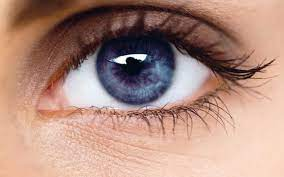
#> input picture download.jpeg, 284 x 177 px
$ jupyter execute imagetopencilsketch.ipynb
#> lines starting #> are read from the running program, lines starting #| are printed output that depends on the picture
[cell 1]
#Importing libraries
import cv2
import matplotlib.pyplot as plt
plt.style.use('seaborn')

[cell 2]
# Load the image using OpenCV
img = cv2.imread("download.jpeg")
#> img is the input picture: shape (177, 284, 3); mean B, G, R 127.9, 140.3, 175.6
# Convert BGR (OpenCV's default color format) to RGB (Matplotlib's default color format)
img = cv2.cvtColor(img,cv2.COLOR_BGR2RGB)
# Display the original image
plt.figure(figsize=(8,8))
plt.imshow(img)
plt.axis("off")
plt.title("Original Image")
plt.show()

[cell 3]
# Convert the image to grayscale
img_gray = cv2.cvtColor(img, cv2.COLOR_BGR2GRAY)
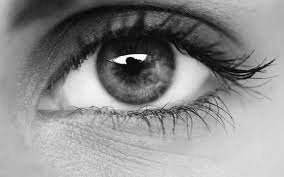
#> img_gray: shape (177, 284); min 1, max 255, mean 140.6
# Display the grayscale image
plt.figure(figsize=(8,8))
plt.imshow(img_gray,cmap="gray")
plt.axis("off")
plt.title("GrayScale Image")
plt.show()

Inverting an image helps to enhance details or preparing images for further analysis.It converts  white pixels to black and vice versa in grayscale images

[cell 4]
# Invert the grayscale image
img_invert = cv2.bitwise_not(img_gray)
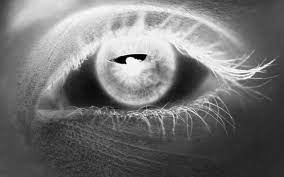
#> img_invert: shape (177, 284); min 0, max 254, mean 114.4
# Display the inverted image
plt.figure(figsize=(8,8))
plt.imshow(img_invert,cmap="gray")
plt.axis("off")
plt.title("Inverted Image")
plt.show()

Smoothing helps to remove noise and small fluctuations in intensity, resulting in a more uniform appearance and making subsequent processing steps more robust.
Gaussian blur is a versatile tool in image processing, commonly used for tasks like noise reduction, smoothing, edge detection, and feature extraction.

[cell 5]
# Apply Gaussian blur to smoothen the image
img_smoothing = cv2.GaussianBlur(img_invert, (21, 21),sigmaX=0, sigmaY=0)
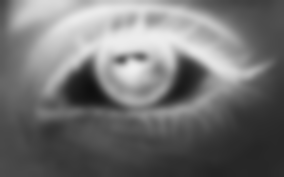
#> img_smoothing: shape (177, 284); min 15, max 239, mean 114.4
# Display the smoothened image
plt.figure(figsize=(8,8))
plt.imshow(img_smoothing,cmap="gray")
plt.axis("off")
plt.title("Smoothen Image")
plt.show()

Dividing the inverted grayscale image by the smoothened image effectively amplifies the intensity differences along the edges, resulting in a more pronounced sketch-like appearance.

[cell 6]
# Create the final sketch image by dividing the inverted image by the smoothened image
final = cv2.divide(img_gray, 255 - img_smoothing, scale=255)
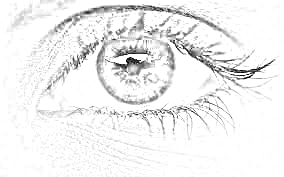
#> final: shape (177, 284); min 4, max 255, mean 239.8
plt.figure(figsize=(8,8))
plt.imshow(final,cmap="gray")
plt.axis("off")
plt.title("Final Sketch Image")
plt.show()

[cell 7]
# Display all images in a single row with titles
plt.figure(figsize=(20,20))
# Original Image
plt.subplot(1,5,1)
plt.imshow(img)
plt.axis("off")
plt.title("Original Image")
# Grayscale Image
plt.subplot(1,5,2)
plt.imshow(img_gray,cmap="gray")
plt.axis("off")
plt.title("GrayScale Image")
#Inverted Image
plt.subplot(1,5,3)
plt.imshow(img_invert,cmap="gray")
plt.axis("off")
plt.title("Inverted Image")
#Smoothened Image
plt.subplot(1,5,4)
plt.imshow(img_smoothing,cmap="gray")
plt.axis("off")
plt.title("Smoothen Image")
#Final Sketch
plt.subplot(1,5,5)
plt.imshow(final,cmap="gray")
plt.axis("off")
plt.title("Final Sketch Image")
plt.show()
